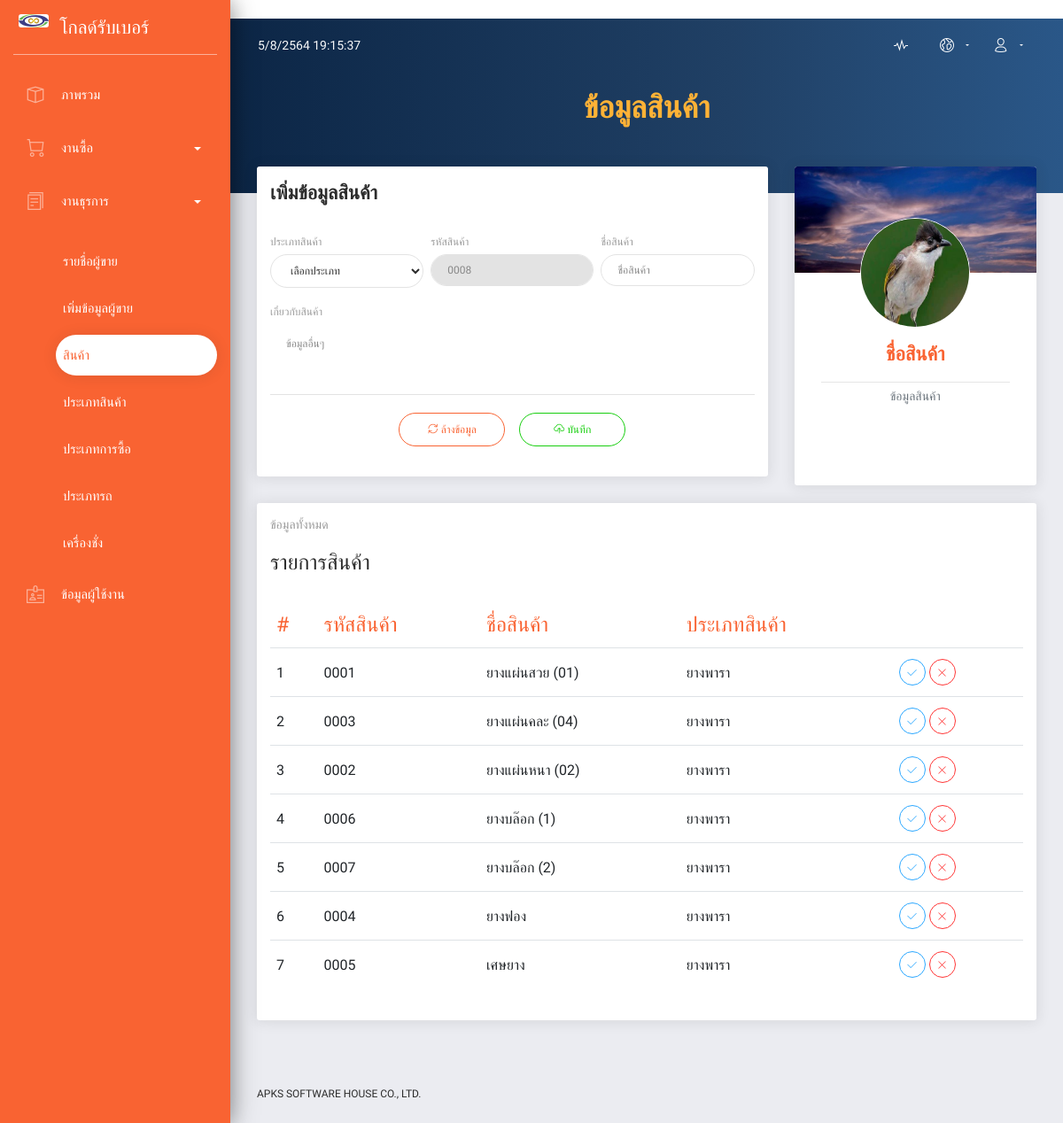
/prodList.php, run on the app's committed database.
### tables this page shows
CREATE TABLE IF NOT EXISTS `tbl_products` (
  `id` int(11) NOT NULL AUTO_INCREMENT,
  `product_code` varchar(4) DEFAULT NULL,
  `product_name` varchar(50) DEFAULT NULL,
  `product_group` char(4) DEFAULT NULL,
  `product_order` int(4) DEFAULT NULL,
  `product_details` text,
  PRIMARY KEY (`id`)
);

CREATE TABLE IF NOT EXISTS `tbl_prdtypes` (
  `id` int(11) NOT NULL AUTO_INCREMENT,
  `prdtype_code` varchar(4) DEFAULT NULL,
  `prdtype_name` varchar(50) DEFAULT NULL,
  `prdtype_details` text,
  PRIMARY KEY (`id`) USING BTREE,
  UNIQUE KEY `prdtype_code` (`prdtype_code`)
);

### lib/apksFunctions.php (called while the page is built, shortened)
<?php
function dbConnect()
{
    $conn = mysqli_connect($GLOBALS['db_host'], $GLOBALS['db_user'], $GLOBALS['db_pass'], $GLOBALS['db_name'], $GLOBALS['db_port']);
    if ($conn->connect_error) {
        die("Connection failed: " . $conn->connect_error);
    } else {
        $conn->set_charset($GLOBALS['db_char']);
        return $conn;
    }
}
function getValue($tblName, $refColumn, $refValue, $refType, $colName)
{
    $dbConnect = dbConnect();
    if ($refType == 1)
        $sqlcmd = "SELECT * FROM " . $tblName . " WHERE " . $refColumn . "=" . $refValue;
    else if ($refType == 2)
        $sqlcmd = "SELECT * FROM " . $tblName . " WHERE " . $refColumn . "='" . $refValue . "'";
    $sqlres = mysqli_query($dbConnect, $sqlcmd);
    if ($sqlres) {
        $sqlfet = mysqli_fetch_assoc($sqlres);
        return $sqlfet[$colName];
    } else {
        return "ERROR : " . mysqli_error($dbConnect);
        return "<br>" . $sqlcmd . "<br>";
    }
}

### prodList.php (the view, shortened to what this page needs)
<?php
include_once './lib/apksFunctions.php';
$dbConn = dbConnect();
$varget_id2edit = filter_input(INPUT_GET, 'id2edit');
if (empty($varget_id2edit)) {
    $text2Show = "เพิ่มข้อมูลสินค้า";
    $editAble = "";
    $sqlcmd_listProd = "SELECT * FROM tbl_products WHERE 1";
    $sqlres_listProd = mysqli_query($dbConn, $sqlcmd_listProd);
    if ($sqlres_listProd) {
        $sqlnum_listProd = mysqli_num_rows($sqlres_listProd);
        $prodCode = str_pad(($sqlnum_listProd + 1), 4, "0", STR_PAD_LEFT);
    }
    $prodGroup = '';
    $prodName = '';
    $prodDetails = '';
}
?>
<!DOCTYPE html>
<html lang="en">
<head>
    <link rel="stylesheet" href="./css/all.css"/>
    <link href="./css/bootstrap.min.css" rel="stylesheet"/>
    <link href="./css/now-ui-dashboard.css?v=1.5.0" rel="stylesheet"/>
</head>
<body>
<div class="wrapper ">
    <div class="sidebar" data-color="orange">
        <?php
        require_once './fileSidebar.php';
        ?>
    </div>
    <div class="main-panel" id="main-panel">
        <?php
        require_once './fileNavbar.php';
        ?>
        <div class="panel-header h-auto d-flex justify-content-center">
            <h2 class="text-warning font-weight-bold">ข้อมูลสินค้า</h2>
        </div>
        <div class="content">
            <div class="row">
                <div class="col-md-8 order-1 order-md-0">
                    <div class="card">
                        <div class="card-header">
                            <h5 class="title"><?= $text2Show; ?></h5>
                        </div>
                        <div class="card-body">
                            <form action="./act4Prod.php" method="post">
                                <div class="row">
                                    <div class="col-md-4 pr-md-1">
                                        <div class="form-group">
                                            <label for="id4SuppCategory">ประเภทสินค้า</label>
                                            <select class="form-control" name="prodGroup" id="id4ProdGroup"
                                                    required <?= $editAble; ?> onchange="func2ChangeImg(this.value)">
                                                <option value="">เลือกประเภท</option>
                                            </select>
                                        </div>
                                    </div>
                                    <div class="col-md-4 px-md-1">
                                        <div class="form-group">
                                            <label for="id4SuppCode">รหัสสินค้า</label>
                                            <input type="text" class="form-control" placeholder="รหัสสินค้า"
                                                   name="prodCode" id="id4ProdCode"
                                                   value="<?= $prodCode; ?>" <?= "readonly"; ?>>
                                        </div>
                                    </div>
                                    <div class="col-md-4 pl-md-1">
                                        <div class="form-group">
                                            <label for="id4SuppEmail">ชื่อสินค้า</label>
                                            <input type="text" class="form-control" placeholder="ชื่อสินค้า"
                                                   name="prodName" id="id4ProdName"
                                                   value="<?= $prodName; ?>" onkeyup="func2ShowName(this.value)">
                                        </div>
                                    </div>
                                </div>
                                <div class="row mt-2">
                                    <div class="col-md-12">
                                        <div class="form-group">
                                            <label for="id4SuppDetails">เกี่ยวกับสินค้า</label>
                                            <textarea rows="3" cols="80" class="form-control" name="prodDetails"
                                                      id="id4ProdDetails"
                                                      placeholder="ข้อมูลอื่นๆ"><?= $prodDetails; ?></textarea>
                                        </div>
                                    </div>
                                </div>
                                <div class="row d-flex justify-content-center">
                                    <div class="button-container">
                                        <button type="reset" class="btn btn-outline-primary btn-round"
                                                style="width: 120px">
                                            <i class="now-ui-icons loader_refresh spin"></i> ล้างข้อมูล
                                        </button>
                                        <button type="submit" class="btn btn-outline-success btn-round"
                                                style="width: 120px" name="suppSubmitBtn">
                                            <i class="now-ui-icons arrows-1_cloud-upload-94"></i> บันทึก
                                        </button>
                                    </div>
                                </div>
                            </form>
                        </div>
                    </div>
                </div>
                <div class="col-md-4 order-0 order-md-1">
                    <div class="card card-user">
                        <div class="image">
                        </div>
                        <div class="card-body">
                            <div class="author">
                                <a href="#" style="text-decoration: none;">
                                    <img class="avatar border-gray" src="assets/img/<?= $prodGroup; ?>avatar.png"
                                         alt="..."
                                         id="id4ImgAvatar">
                                    <h5 class="title"><span
                                                id="id4ProdName2Show"><?php if (empty($prodName)) echo "ชื่อสินค้า"; else echo $prodName; ?></span>
                                    </h5>
                                </a>
                                <hr>
                                <p class="text-muted">
                                    ข้อมูลสินค้า
                                </p>
                            </div>
                        </div>
                    </div>
                </div>
            </div>
            <div class="row">
                <div class="col-md-12">
                    <div class="card">
                        <div class="card-header">
                            <h5 class="card-category">ข้อมูลทั้งหมด</h5>
                            <h4 class="card-title"> รายการสินค้า </h4>
                        </div>
                        <div class="card-body">
                            <div class="table-responsive">
                                <table class="table">
                                    <thead class=" text-primary">
                                    <tr>
                                        <th>#</th>
                                        <th>รหัสสินค้า</th>
                                        <th>ชื่อสินค้า</th>
                                        <th>ประเภทสินค้า</th>
                                        <th></th>
                                    </tr>
                                    </thead>
                                    <tbody>
                                    <?php
                                    $cntProd = 0;
                                    $sqlcmd_listProd = "SELECT * FROM tbl_products WHERE 1 ORDER BY product_group ASC, product_order ASC";
                                    $sqlres_listProd = mysqli_query($dbConn, $sqlcmd_listProd);
                                    if ($sqlres_listProd) {
                                        while ($sqlfet_listProd = mysqli_fetch_assoc($sqlres_listProd)) {
                                            ?>
                                            <tr>
                                                <td><?= ++$cntProd; ?></td>
                                                <td><?= $sqlfet_listProd['product_code']; ?></td>
                                                <td><?= $sqlfet_listProd['product_name']; ?></td>
                                                <td>
                                                    <?= getValue('tbl_prdtypes', 'prdtype_code', $sqlfet_listProd['product_group'], 2, 'prdtype_name'); ?>
                                                </td>
                                                <td>
                                                    <a href="?id2edit=<?= $sqlfet_listProd['id']; ?>"
                                                       class="btn btn-round btn-outline-info btn-icon btn-sm"
                                                       data-toggle="tooltip" data-placement="right" title="แก้ไข"><i
                                                                class="now-ui-icons ui-1_check"></i></a>
                                                    <a href="#" class="btn btn-round btn-outline-danger btn-icon btn-sm"
                                                       onclick="return confirm('ต้องการลบข้อมูลนี้');"
                                                       data-toggle="tooltip" data-placement="right" title=" ลบ "><i
                                                                class="now-ui-icons ui-1_simple-remove"></i></a>
                                                </td>
                                            </tr>
                                            <?php
                                        }
                                    }
                                    ?>
                                    </tbody>
                                </table>
                            </div>
                        </div>
                    </div>
                </div>
            </div>
        </div>
        <?php
        require_once './fileFooter.php';
        ?>
    </div>
</div>
</body>
</html>

### data on the page
tbl_products: product_code "0001", product_name "ยางแผ่นสวย (01)", product_group.prdtype_name "ยางพารา"
tbl_products: product_code "0003", product_name "ยางแผ่นคละ (04)", product_group.prdtype_name "ยางพารา"
tbl_products: product_code "0002", product_name "ยางแผ่นหนา (02)", product_group.prdtype_name "ยางพารา"
tbl_products: product_code "0006", product_name "ยางบล๊อก (1)", product_group.prdtype_name "ยางพารา"
tbl_products: product_code "0007", product_name "ยางบล๊อก (2)", product_group.prdtype_name "ยางพารา"
tbl_products: product_code "0004", product_name "ยางฟอง", product_group.prdtype_name "ยางพารา"
tbl_products: product_code "0005", product_name "เศษยาง", product_group.prdtype_name "ยางพารา"

### other printed values
$text2Show "เพิ่มข้อมูลสินค้า"
